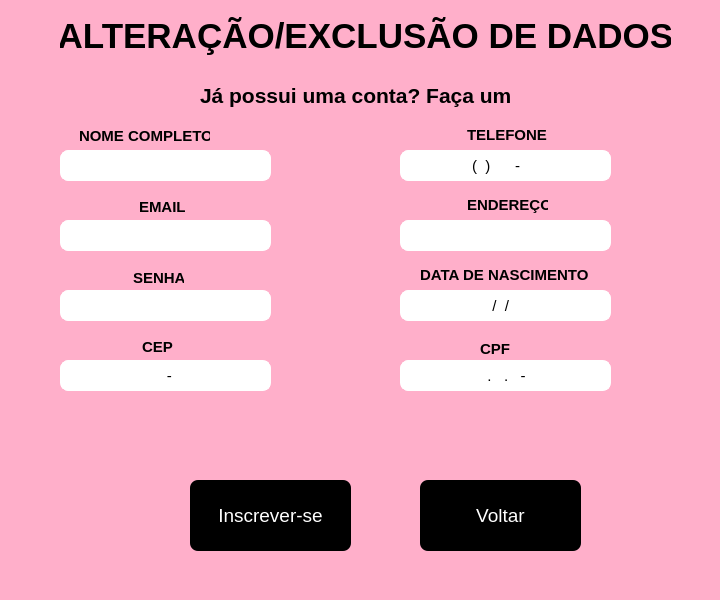
<?xml version="1.0" encoding="UTF-8"?>
<ui version="4.0">
 <class>MainWindow</class>
 <widget class="QMainWindow" name="MainWindow">
  <property name="geometry">
   <rect>
    <x>0</x>
    <y>0</y>
    <width>720</width>
    <height>600</height>
   </rect>
  </property>
  <property name="maximumSize">
   <size>
    <width>720</width>
    <height>600</height>
   </size>
  </property>
  <property name="windowTitle">
   <string>Alteração/Excclusão</string>
  </property>
  <property name="windowIcon">
   <iconset>
    <normaloff>../new tela/diamond-removebg-preview.png</normaloff>../new tela/diamond-removebg-preview.png</iconset>
  </property>
  <property name="styleSheet">
   <string notr="true">background-color: rgb(255, 175, 202);</string>
  </property>
  <widget class="QWidget" name="centralwidget">
   <widget class="QLineEdit" name="c_cep">
    <property name="geometry">
     <rect>
      <x>60</x>
      <y>360</y>
      <width>211</width>
      <height>31</height>
     </rect>
    </property>
    <property name="font">
     <font>
      <family>Nirmala UI</family>
      <pointsize>11</pointsize>
      <weight>50</weight>
      <bold>false</bold>
     </font>
    </property>
    <property name="styleSheet">
     <string notr="true">QLineEdit
{
background-color: rgb(255, 255, 255);
border: 1px solid #ffffff;
border-radius:	8px;
}

QLineEdit::focus {
border: 2px solid #000000;
}

</string>
    </property>
    <property name="inputMask">
     <string>99999-999</string>
    </property>
    <property name="alignment">
     <set>Qt::AlignCenter</set>
    </property>
   </widget>
   <widget class="QLabel" name="label_5">
    <property name="geometry">
     <rect>
      <x>139</x>
      <y>200</y>
      <width>47</width>
      <height>13</height>
     </rect>
    </property>
    <property name="font">
     <font>
      <family>Nirmala UI</family>
      <pointsize>11</pointsize>
      <weight>75</weight>
      <bold>true</bold>
     </font>
    </property>
    <property name="text">
     <string>EMAIL</string>
    </property>
   </widget>
   <widget class="QLabel" name="label_3">
    <property name="geometry">
     <rect>
      <x>60</x>
      <y>-10</y>
      <width>611</width>
      <height>91</height>
     </rect>
    </property>
    <property name="font">
     <font>
      <family>Nirmala UI</family>
      <pointsize>26</pointsize>
      <weight>75</weight>
      <bold>true</bold>
     </font>
    </property>
    <property name="text">
     <string>ALTERAÇÃO/EXCLUSÃO DE DADOS</string>
    </property>
    <property name="alignment">
     <set>Qt::AlignCenter</set>
    </property>
   </widget>
   <widget class="QLineEdit" name="c_endereco">
    <property name="geometry">
     <rect>
      <x>400</x>
      <y>220</y>
      <width>211</width>
      <height>31</height>
     </rect>
    </property>
    <property name="font">
     <font>
      <family>Nirmala UI</family>
      <pointsize>11</pointsize>
     </font>
    </property>
    <property name="styleSheet">
     <string notr="true">QLineEdit
{
background-color: rgb(255, 255, 255);
border: 1px solid #ffffff;
border-radius:	8px;
}

QLineEdit::focus {
border: 2px solid #000000;
}

</string>
    </property>
    <property name="alignment">
     <set>Qt::AlignCenter</set>
    </property>
   </widget>
   <widget class="QLabel" name="label_7">
    <property name="geometry">
     <rect>
      <x>480</x>
      <y>342</y>
      <width>47</width>
      <height>13</height>
     </rect>
    </property>
    <property name="font">
     <font>
      <family>Nirmala UI</family>
      <pointsize>11</pointsize>
      <weight>75</weight>
      <bold>true</bold>
     </font>
    </property>
    <property name="text">
     <string>CPF</string>
    </property>
   </widget>
   <widget class="QLabel" name="label_4">
    <property name="geometry">
     <rect>
      <x>79</x>
      <y>126</y>
      <width>131</width>
      <height>20</height>
     </rect>
    </property>
    <property name="font">
     <font>
      <family>Nirmala UI</family>
      <pointsize>11</pointsize>
      <weight>75</weight>
      <bold>true</bold>
     </font>
    </property>
    <property name="text">
     <string>NOME COMPLETO</string>
    </property>
   </widget>
   <widget class="QLabel" name="label_2">
    <property name="geometry">
     <rect>
      <x>20</x>
      <y>440</y>
      <width>141</width>
      <height>121</height>
     </rect>
    </property>
    <property name="text">
     <string/>
    </property>
    <property name="pixmap">
     <pixmap>../new tela/diamond-removebg-preview.png</pixmap>
    </property>
    <property name="scaledContents">
     <bool>true</bool>
    </property>
   </widget>
   <widget class="QLabel" name="label_8">
    <property name="geometry">
     <rect>
      <x>142</x>
      <y>340</y>
      <width>47</width>
      <height>13</height>
     </rect>
    </property>
    <property name="font">
     <font>
      <family>Nirmala UI</family>
      <pointsize>11</pointsize>
      <weight>75</weight>
      <bold>true</bold>
     </font>
    </property>
    <property name="text">
     <string>CEP</string>
    </property>
   </widget>
   <widget class="QLineEdit" name="c_cpf">
    <property name="geometry">
     <rect>
      <x>400</x>
      <y>360</y>
      <width>211</width>
      <height>31</height>
     </rect>
    </property>
    <property name="font">
     <font>
      <family>Nirmala UI</family>
      <pointsize>11</pointsize>
     </font>
    </property>
    <property name="styleSheet">
     <string notr="true">QLineEdit
{
background-color: rgb(255, 255, 255);
border: 1px solid #ffffff;
border-radius:	8px;
}

QLineEdit::focus {
border: 2px solid #000000;
}

</string>
    </property>
    <property name="inputMask">
     <string>999.999.999-99</string>
    </property>
    <property name="alignment">
     <set>Qt::AlignCenter</set>
    </property>
   </widget>
   <widget class="QLabel" name="label_11">
    <property name="geometry">
     <rect>
      <x>467</x>
      <y>125</y>
      <width>81</width>
      <height>20</height>
     </rect>
    </property>
    <property name="font">
     <font>
      <family>Nirmala UI</family>
      <pointsize>11</pointsize>
      <weight>75</weight>
      <bold>true</bold>
     </font>
    </property>
    <property name="text">
     <string>TELEFONE</string>
    </property>
   </widget>
   <widget class="QLineEdit" name="c_email">
    <property name="geometry">
     <rect>
      <x>60</x>
      <y>220</y>
      <width>211</width>
      <height>31</height>
     </rect>
    </property>
    <property name="font">
     <font>
      <family>Nirmala UI</family>
      <pointsize>11</pointsize>
      <weight>50</weight>
      <bold>false</bold>
     </font>
    </property>
    <property name="styleSheet">
     <string notr="true">QLineEdit
{
background-color: rgb(255, 255, 255);
border: 1px solid #ffffff;
border-radius:	8px;
}

QLineEdit::focus {
border: 2px solid #000000;
}

</string>
    </property>
    <property name="alignment">
     <set>Qt::AlignCenter</set>
    </property>
   </widget>
   <widget class="QLineEdit" name="c_senha">
    <property name="geometry">
     <rect>
      <x>60</x>
      <y>290</y>
      <width>211</width>
      <height>31</height>
     </rect>
    </property>
    <property name="font">
     <font>
      <family>Nirmala UI</family>
      <pointsize>11</pointsize>
      <weight>50</weight>
      <bold>false</bold>
     </font>
    </property>
    <property name="styleSheet">
     <string notr="true">QLineEdit
{
background-color: rgb(255, 255, 255);
border: 1px solid #ffffff;
border-radius:	8px;
}

QLineEdit::focus {
border: 2px solid #000000;
}

</string>
    </property>
    <property name="alignment">
     <set>Qt::AlignCenter</set>
    </property>
   </widget>
   <widget class="QLabel" name="label_10">
    <property name="geometry">
     <rect>
      <x>467</x>
      <y>195</y>
      <width>81</width>
      <height>20</height>
     </rect>
    </property>
    <property name="font">
     <font>
      <family>Nirmala UI</family>
      <pointsize>11</pointsize>
      <weight>75</weight>
      <bold>true</bold>
     </font>
    </property>
    <property name="text">
     <string>ENDEREÇO</string>
    </property>
   </widget>
   <widget class="QPushButton" name="c_inscrever">
    <property name="geometry">
     <rect>
      <x>190</x>
      <y>480</y>
      <width>161</width>
      <height>71</height>
     </rect>
    </property>
    <property name="font">
     <font>
      <pointsize>14</pointsize>
     </font>
    </property>
    <property name="styleSheet">
     <string notr="true">QPushButton {

	color: rgb(255, 255, 255);
	background-color: rgb(0, 0, 0);
	border-radius: 8px;

}

QPushButton::hover {

	color: rgb(255, 255, 255);
	border: 1px solid #ffffff;

}</string>
    </property>
    <property name="text">
     <string>Inscrever-se</string>
    </property>
   </widget>
   <widget class="QLabel" name="label_6">
    <property name="geometry">
     <rect>
      <x>133</x>
      <y>268</y>
      <width>51</width>
      <height>20</height>
     </rect>
    </property>
    <property name="font">
     <font>
      <family>Nirmala UI</family>
      <pointsize>11</pointsize>
      <weight>75</weight>
      <bold>true</bold>
     </font>
    </property>
    <property name="text">
     <string>SENHA</string>
    </property>
   </widget>
   <widget class="QLineEdit" name="c_telef">
    <property name="geometry">
     <rect>
      <x>400</x>
      <y>150</y>
      <width>211</width>
      <height>31</height>
     </rect>
    </property>
    <property name="font">
     <font>
      <family>Nirmala UI</family>
      <pointsize>11</pointsize>
      <weight>50</weight>
      <bold>false</bold>
     </font>
    </property>
    <property name="styleSheet">
     <string notr="true">QLineEdit
{
background-color: rgb(255, 255, 255);
border: 1px solid #ffffff;
border-radius:	8px;
}

QLineEdit::focus {
border: 2px solid #000000;
}

</string>
    </property>
    <property name="inputMask">
     <string>(99) 99999-9999</string>
    </property>
    <property name="alignment">
     <set>Qt::AlignCenter</set>
    </property>
   </widget>
   <widget class="QLabel" name="label_9">
    <property name="geometry">
     <rect>
      <x>420</x>
      <y>267</y>
      <width>171</width>
      <height>16</height>
     </rect>
    </property>
    <property name="font">
     <font>
      <family>Nirmala UI</family>
      <pointsize>11</pointsize>
      <weight>75</weight>
      <bold>true</bold>
     </font>
    </property>
    <property name="text">
     <string>DATA DE NASCIMENTO</string>
    </property>
   </widget>
   <widget class="QPushButton" name="c_voltar">
    <property name="geometry">
     <rect>
      <x>420</x>
      <y>480</y>
      <width>161</width>
      <height>71</height>
     </rect>
    </property>
    <property name="font">
     <font>
      <pointsize>14</pointsize>
     </font>
    </property>
    <property name="styleSheet">
     <string notr="true">QPushButton {

	color: rgb(255, 255, 255);
	background-color: rgb(0, 0, 0);
	border-radius: 8px;

}

QPushButton::hover {

	color: rgb(255, 255, 255);
	border: 1px solid #ffffff;

}</string>
    </property>
    <property name="text">
     <string>Voltar</string>
    </property>
   </widget>
   <widget class="QPushButton" name="pushButton">
    <property name="geometry">
     <rect>
      <x>497</x>
      <y>80</y>
      <width>61</width>
      <height>31</height>
     </rect>
    </property>
    <property name="font">
     <font>
      <family>Nirmala UI</family>
      <pointsize>16</pointsize>
      <weight>75</weight>
      <bold>true</bold>
      <underline>false</underline>
     </font>
    </property>
    <property name="styleSheet">
     <string notr="true">
QPushButton::hover {

	
	color: rgb(0, 0, 0);
	text-decoration: underline;
	border: none;
}</string>
    </property>
    <property name="text">
     <string>Login</string>
    </property>
    <property name="autoDefault">
     <bool>false</bool>
    </property>
    <property name="default">
     <bool>false</bool>
    </property>
    <property name="flat">
     <bool>true</bool>
    </property>
   </widget>
   <widget class="QLineEdit" name="c_nasc">
    <property name="geometry">
     <rect>
      <x>400</x>
      <y>290</y>
      <width>211</width>
      <height>31</height>
     </rect>
    </property>
    <property name="font">
     <font>
      <family>Nirmala UI</family>
      <pointsize>11</pointsize>
     </font>
    </property>
    <property name="styleSheet">
     <string notr="true">QLineEdit
{
background-color: rgb(255, 255, 255);
border: 1px solid #ffffff;
border-radius:	8px;
}

QLineEdit::focus {
border: 2px solid #000000;
}

</string>
    </property>
    <property name="inputMask">
     <string>99/99/9999</string>
    </property>
    <property name="alignment">
     <set>Qt::AlignCenter</set>
    </property>
   </widget>
   <widget class="QLineEdit" name="c_nome">
    <property name="geometry">
     <rect>
      <x>60</x>
      <y>150</y>
      <width>211</width>
      <height>31</height>
     </rect>
    </property>
    <property name="font">
     <font>
      <family>Nirmala UI</family>
      <pointsize>11</pointsize>
     </font>
    </property>
    <property name="styleSheet">
     <string notr="true">QLineEdit
{
background-color: rgb(255, 255, 255);
border: 1px solid #ffffff;
border-radius:	8px;
}

QLineEdit::focus {
border: 2px solid #000000;
}

</string>
    </property>
    <property name="alignment">
     <set>Qt::AlignCenter</set>
    </property>
   </widget>
   <widget class="QLabel" name="label_12">
    <property name="geometry">
     <rect>
      <x>200</x>
      <y>80</y>
      <width>661</width>
      <height>31</height>
     </rect>
    </property>
    <property name="font">
     <font>
      <family>Nirmala UI</family>
      <pointsize>16</pointsize>
      <weight>75</weight>
      <bold>true</bold>
     </font>
    </property>
    <property name="text">
     <string>Já possui uma conta? Faça um </string>
    </property>
   </widget>
  </widget>
  <widget class="QMenuBar" name="menubar">
   <property name="geometry">
    <rect>
     <x>0</x>
     <y>0</y>
     <width>720</width>
     <height>21</height>
    </rect>
   </property>
  </widget>
  <widget class="QStatusBar" name="statusbar"/>
 </widget>
 <resources/>
 <connections/>
</ui>
